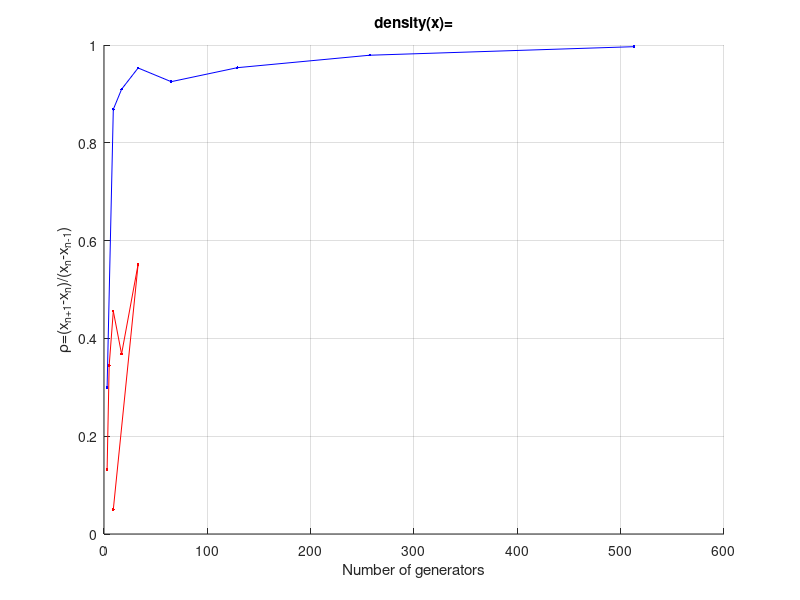

Source code (MATLAB):
function z = rhoRead
global density;

a1 = zeros(5,2);
a2 = zeros(5,2);

a1 = load('rhoPartV.txt');
a2 = load('rhoSimple.txt');

figure;
hold on;
grid on;
xlabel('Number of generators');
%ylabel('\rho=((x_{n+1}-x_{n})/(x_{1}-x_{0}))^{1/n}');
%ylabel('\rho=(e_{n}/e_{0})^{1/n}');
ylabel('\rho=(x_{n+1}-x_{n})/(x_{n}-x_{n-1})');

plot(a1(:,1),a1(:,2),'r.-',a2(:,1),a2(:,2),'b.-');
%legend('GSmgPart','GS');
title(['density(x)=',density]);